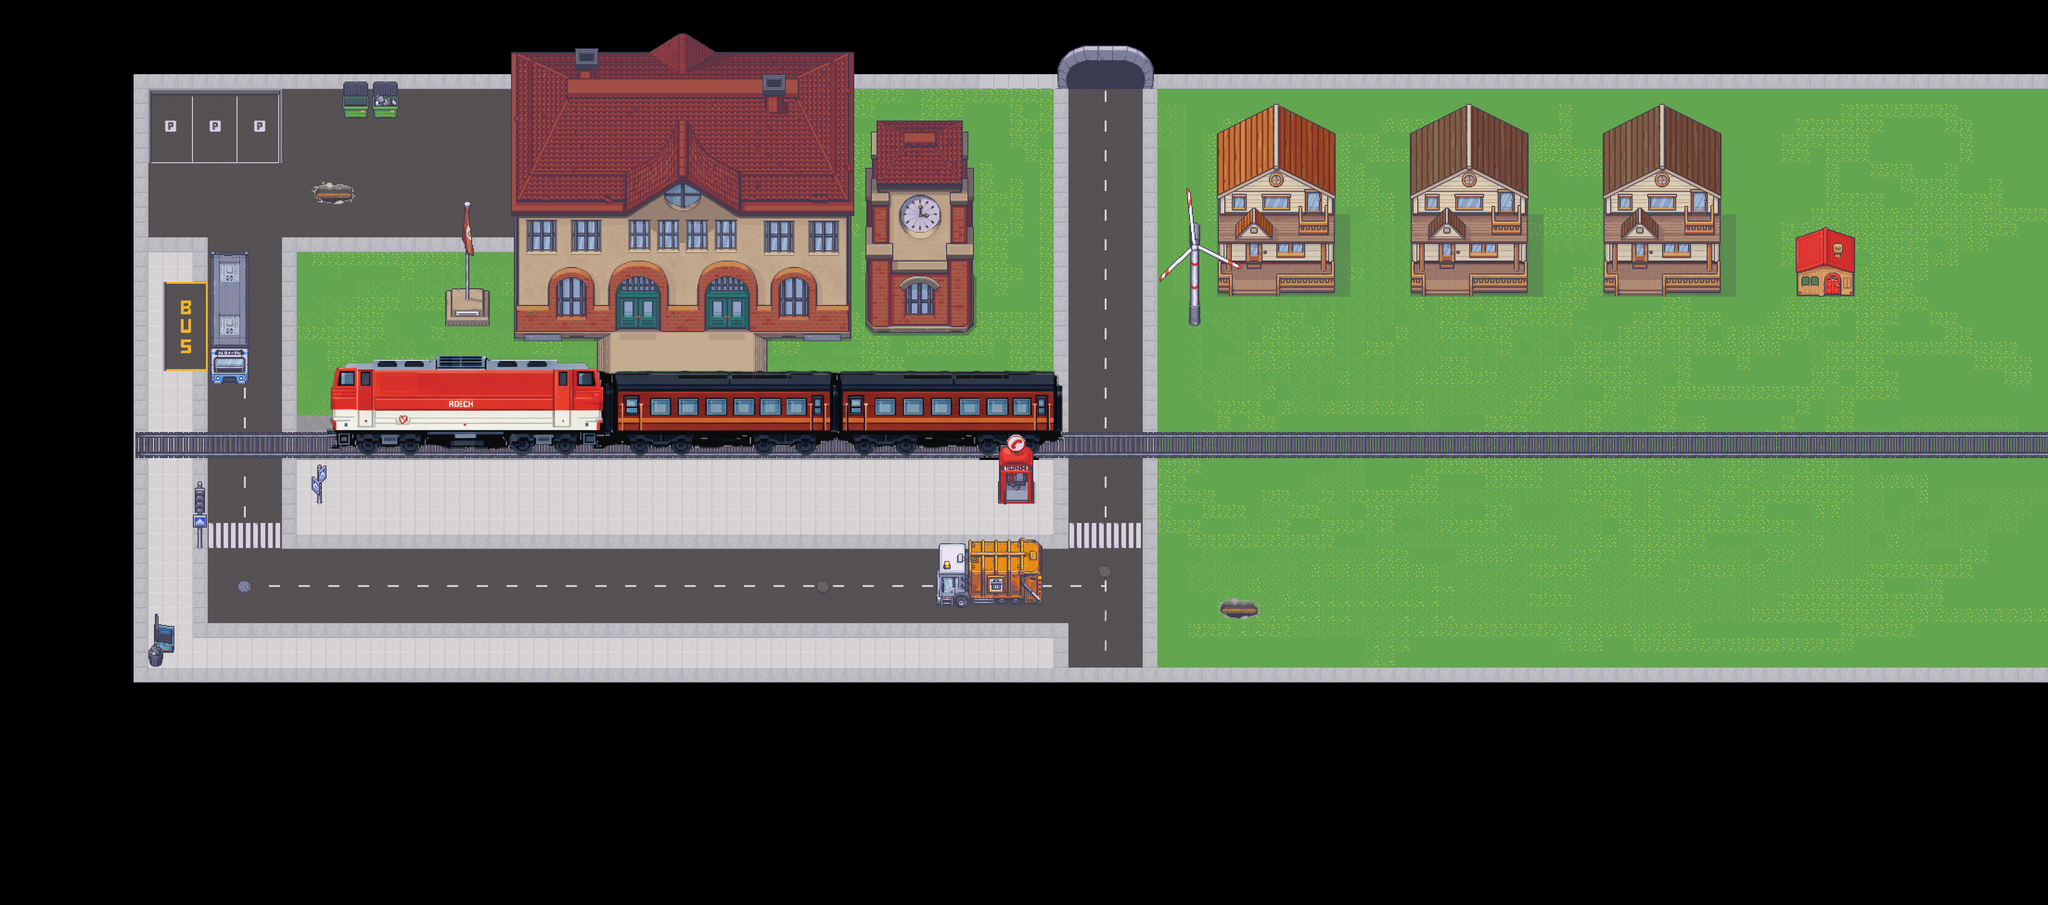

The image is a tile-based game level rendered from a .tmx file. Its description and source (layers, tilesets, objects; grid data summarised) follow:
An orthogonal 138x61 tile map with 32x32 px tiles, 6 tile layers (BaseLayer2, BaseLayer, RailLayer, ItemLayer, ...), 7 tilesets and 1 object (townspawn).

<map version="1.10" tiledversion="1.11.2" orientation="orthogonal" renderorder="right-down" width="138" height="61" tilewidth="32" tileheight="32" infinite="0" nextlayerid="28" nextobjectid="3">
 <editorsettings>
  <export target="neighbourhood32x32.tmj" format="json" />
 </editorsettings>
 <tileset firstgid="1" name="Room_Builder_32x32" tilewidth="32" tileheight="32" tilecount="8284" columns="76">
  <image source="3_roombuilder.png" width="2432" height="3488" />
 </tileset>
 <tileset firstgid="8285" name="13_train" tilewidth="32" tileheight="32" spacing="3" margin="2" tilecount="1734" columns="51">
  <image source="13_train.png" width="1815" height="1210" />
 </tileset>
 <tileset firstgid="10019" name="23_road" tilewidth="32" tileheight="32" tilecount="6077" columns="59">
  <image source="23_road.png" width="1888" height="3296" />
 </tileset>
 <tileset firstgid="16096" name="22_avila" tilewidth="32" tileheight="32" tilecount="1824" columns="32">
  <image source="22_avila.png" width="1024" height="1824" />
 </tileset>
 <tileset firstgid="17920" name="25_school" tilewidth="32" tileheight="32" tilecount="3712" columns="32">
  <image source="25_school.png" width="1024" height="3712" />
 </tileset>
 <tileset firstgid="21632" name="26_subway" tilewidth="32" tileheight="32" tilecount="5920" columns="32">
  <image source="26_subway.png" width="1024" height="5920" />
 </tileset>
 <tileset firstgid="27552" name="24_sign" tilewidth="32" tileheight="32" tilecount="7168" columns="32">
  <image source="24_sign.png" width="1024" height="7168" />
 </tileset>
 <layer id="27" name="BaseLayer2" width="138" height="61">
  <data>[8418 cells, 2318 non-empty, 14 distinct tile ids]</data>
 </layer>
 <layer id="19" name="BaseLayer" width="138" height="61">
  <data>[8418 cells, 3979 non-empty, 972 distinct tile ids]</data>
 </layer>
 <layer id="26" name="RailLayer" width="138" height="61">
  <data>[8418 cells, 386 non-empty, 105 distinct tile ids]</data>
 </layer>
 <layer id="22" name="ItemLayer" width="138" height="61">
  <data>[8418 cells, 478 non-empty, 475 distinct tile ids]</data>
 </layer>
 <layer id="23" name="ItemLayer2" width="138" height="61">
  <data>[8418 cells, 86 non-empty, 86 distinct tile ids]</data>
 </layer>
 <layer id="24" name="ItemLayer3" width="138" height="61">
  <data>[8418 cells, 29 non-empty, 29 distinct tile ids]</data>
 </layer>
 <objectgroup id="25" name="Object">
  <object id="1" name="townspawn" x="933.333" y="568">
   <point />
  </object>
 </objectgroup>
</map>
